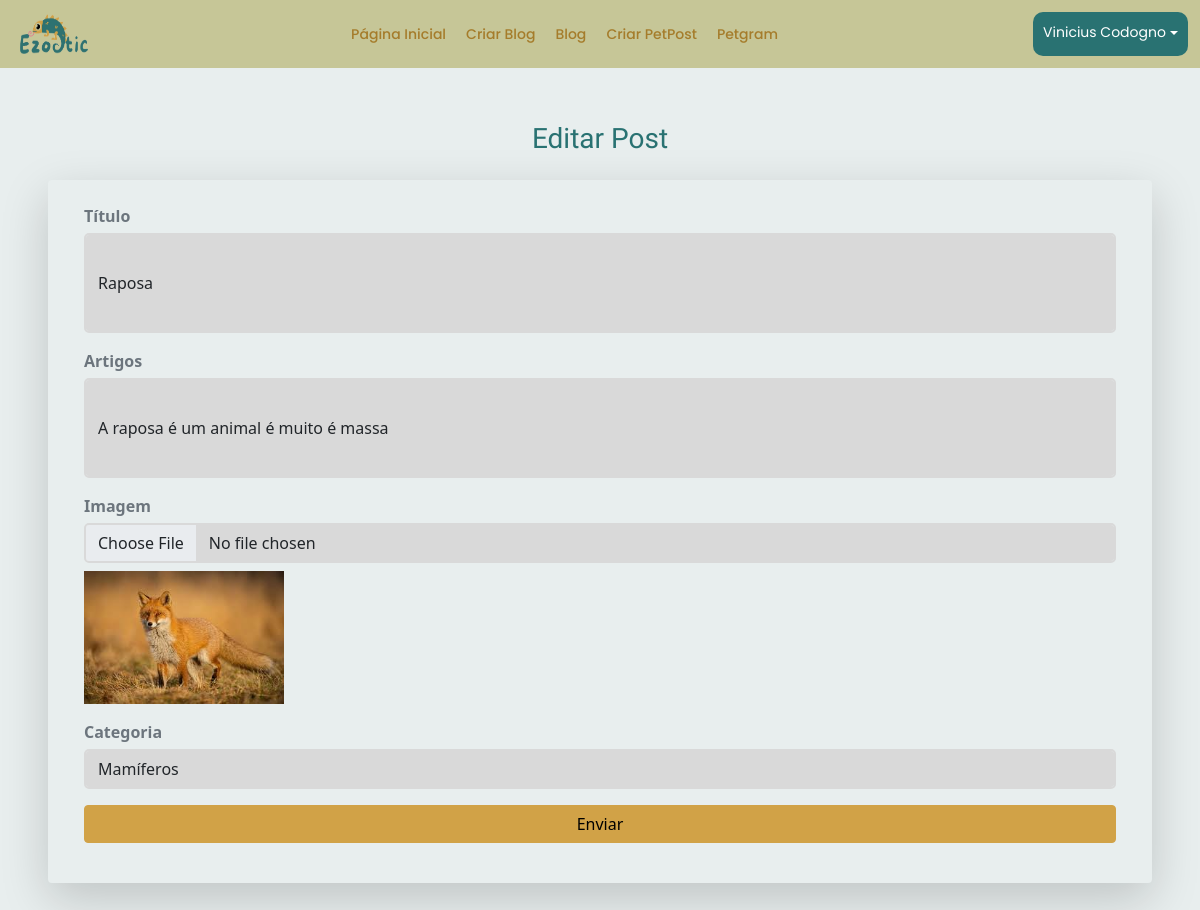
/editar_post/1 (signed in), run on the app's committed database.
### app/models.py (models this page shows, shortened)
class User(db.Model, UserMixin):
    id = db.Column(db.Integer, primary_key=True)
    nome = db.Column(db.String, nullable=True)
    sobrenome = db.Column(db.String, nullable=True)
    email = db.Column(db.String, nullable=True)
    senha = db.Column(db.String, nullable=True)
    posts = db.relationship('Post', backref='user', lazy=True)
    petgrams = db.relationship('Petgram', backref='user', lazy=True)
    comentarios_petgram = db.relationship('ComentarioPetgram', backref='user', lazy=True)

class Post(db.Model):
    id = db.Column(db.Integer, primary_key=True)
    titulo = db.Column(db.String, nullable=True)
    artigos = db.Column(db.String, nullable=True)
    user_id = db.Column(db.Integer, db.ForeignKey('user.id'), nullable=True)
    imagem = db.Column(db.String, nullable=True)
    categoria = db.Column(db.String(50), nullable=True)
    data_criacao = db.Column(db.DateTime, default=datetime.utcnow)

### app/views.py (the view, shortened to what this page needs)
@app.route('/editar_post/<int:post_id>', methods=['GET', 'POST'])
def editar_post(post_id):
    post = Post.query.get_or_404(post_id)
    if post.user_id != current_user.id:
        flash('Você não tem permissão para editar este post.', 'danger')
        return redirect(url_for('postLista'))
    form = postForm(obj=post)
    return render_template('blog/blog_editar.html', form=form, post=post)

### app/forms.py (shortened to what this page needs)
class postForm(FlaskForm):
    titulo = StringField('Título', validators=[DataRequired()])
    artigos = StringField('Artigos', validators=[DataRequired()])
    imagem = FileField('Imagem', validators=[FileAllowed(['jpg', 'png', 'jpeg'], 'Apenas imagens são permitidas.')])
    categoria = SelectField('Categoria', choices=[
        ('Répteis', 'Répteis'),
        ('Mamíferos', 'Mamíferos'),
        ('Aves', 'Aves'),
        ('Aquáticos', 'Aquáticos')
    ], validators=[DataRequired()])
    btnSubmit = SubmitField('Enviar')

### app/models.py (called while the page is built)
@login_manager.user_loader
def load_user(user_id):
    return User.query.get(user_id)

### app/templates/blog/blog_editar.html (shortened to what this page needs)
    {% extends 'base.html' %}
    {% block content %}
    {% include 'nave/nave.html' %}
    <div class="container mt-4">
        <h3 class="text-editar text-center mb-4" style="color: #297272;">Editar Post</h3>
        <form action="{{ url_for('editar_post', post_id=post.id) }}" method="POST" enctype="multipart/form-data" class="row mt-4 p-4 rounded shadow-lg" style="background-color: #E8EEEE;">
            <div class="form-group mb-3">
                {{ form.titulo.label(class="form-label text-muted") }}
                {{ form.titulo(class="form-control custom-textarea", placeholder="Digite o novo título...", style="background-color: #D9D9D9;") }}
            </div>
            <div class="form-group mb-3">
                {{ form.artigos.label(class="form-label text-muted") }}
                {{ form.artigos(class="form-control custom-textarea", placeholder="Digite o novo conteúdo do artigo...", style="background-color: #D9D9D9;") }}
            </div>
            <div class="form-group mb-3">
                {{ form.imagem.label(class="form-label text-muted") }}
                {{ form.imagem(class="form-control", style="background-color: #D9D9D9;") }}
                {% if post.imagem %}
                    <img src="{{ url_for('uploaded_file', filename=post.imagem) }}" alt="Imagem do post" class="mt-2" style="max-width: 200px;">
                {% endif %}
            </div>
            <div class="form-group mb-3">
                {{ form.categoria.label(class="form-label text-muted") }}
                {{ form.categoria(class="form-control", style="background-color: #D9D9D9;") }}
            </div>
            <div class="form-group mb-3">
                {{ form.btnSubmit(class="btn btn-warning w-100") }}
            </div>
        </form>
    </div>
    {% endblock %}

### app/templates/nave/nave.html (shortened to what this page needs)
{% if current_user.is_authenticated %}
    <nav class="navbar">
        <div>
            <img class="logotipo" src="{{ url_for('static', filename='images/Ezootic-Logo.png') }}" alt="Logotipo">
        </div>
        <div class="navbar-links">
            <a href="/">Página Inicial</a>
            <a href="{{ url_for('postNovo') }}">Criar Blog</a>
            <a href="{{ url_for('postLista') }}">Blog</a>
            <a href="{{ url_for('petgramNovo') }}">Criar PetPost</a>
            <a href="{{ url_for('petgramLista') }}">Petgram</a>
        </div>
        <div class="login-options">
            <span class="options-name" style="color: white;">{{current_user.nome}} {{current_user.sobrenome}}</span>
            <div class="dropdown custom-dropdown">
                <a href="#" class="dropdown-toggle" data-bs-toggle="dropdown" aria-expanded="false" style="color: white;">
                </a>
            </div>
        </div>
    </nav>
{% endif %}

### app/templates/nave/nave.html (style rules this page uses)
.navbar { display: flex; justify-content: space-between; align-content: center; padding: 1% 1% 1% 1%; background-color: #C6C697; }
.logotipo { width: 7vw; height: 5vh; }
.navbar-links { display: flex; gap: 20px; }
.navbar-links a { text-decoration: none; color: #a57c2b; font-family: "Poppins", sans-serif; font-weight: 500; font-size: 14px; transition: color 0.3s; }
.login-options { border-radius: 10px; padding: 10px 10px 10px 10px; background-color: #297272; font-family: "Poppins", sans-serif; display: flex; }
.options-name { font-weight: 400; font-size: 14px; }

### app/templates/blog/blog_editar.html (style rules this page uses)
body { background-color: #E8EEEE; }
.text-editar { color: #185757; font-family: "Kavoon", sans-serif; }
.custom-textarea { height: 100px; border: 2px solid #D9D9D9; border-radius: 5px; }
.form-group { display: flex; flex-direction: column; width: 100%; }
.form-group label { margin-bottom: 5px; font-weight: bold; }
.btn-warning { background-color: #D1A247; border-color: #D1A247; }
.container { padding: 30px; border-radius: 10px; }
.form-control { border: 2px solid #D9D9D9; border-radius: 5px; }

### data on the page
User: nome "Vinicius", sobrenome "Codogno"
Post: titulo "Raposa", artigos "A raposa é um animal é muito é massa", imagem (picture), categoria "Mamíferos"
